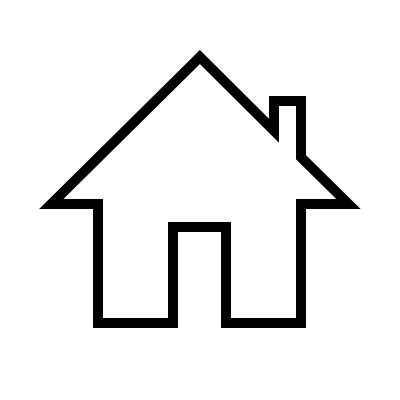
#> input picture assets/images/House.png, 400 x 400 px
$ python hospitals.py
#> lines starting #> are read from the running program, lines starting #| are printed output that depends on the picture
import random
from PIL import Image, ImageDraw, ImageFont
import time

images = []
best_images = []

class Space():

    def __init__(self, height, width, num_hospitals):
        """Create a new state space with given dimensions."""
        self.height = height
        self.width = width
        self.num_hospitals = num_hospitals
        self.houses = set()
        self.hospitals = set()

    def add_house(self, row, col):
        """Add a house at a particular location in state space."""
        self.houses.add((row, col))

    def available_spaces(self):
        """Returns all cells not currently used by a house or hospital."""

        # Consider all possible cells
        candidates = set(
            (row, col)
            for row in range(self.height)
            for col in range(self.width)
        )

        # Remove all houses and hospitals
        for house in self.houses:
            candidates.remove(house)
        for hospital in self.hospitals:
            candidates.remove(hospital)
        return candidates

    def hill_climb(self, maximum=None, image_prefix=None, log=False):
        """Performs hill-climbing to find a solution."""
        count = 0
        global images
        images=[]
        # Start by initializing hospitals randomly
        self.hospitals = set()
        for i in range(self.num_hospitals):
            self.hospitals.add(random.choice(list(self.available_spaces())))
        if log:
            print("Initial state: cost", self.get_cost(self.hospitals))
        if image_prefix:
            self.output_image(f"{image_prefix}{str(count).zfill(3)}.png")

        # Continue until we reach maximum number of iterations
        while maximum is None or count < maximum:
            count += 1
            best_neighbors = []
            best_neighbor_cost = None

            # Consider all hospitals to move
            for hospital in self.hospitals:

                # Consider all neighbors for that hospital
                for replacement in self.get_neighbors(*hospital):

                    # Generate a neighboring set of hospitals
                    neighbor = self.hospitals.copy()
                    neighbor.remove(hospital)
                    neighbor.add(replacement)

                    # Check if neighbor is best so far
                    cost = self.get_cost(neighbor)
                    if best_neighbor_cost is None or cost < best_neighbor_cost:
                        best_neighbor_cost = cost
                        best_neighbors = [neighbor]
                    elif best_neighbor_cost == cost:
                        best_neighbors.append(neighbor)

            # None of the neighbors are better than the current state
            if best_neighbor_cost >= self.get_cost(self.hospitals):
                return self.hospitals

            # Move to a highest-valued neighbor
            else:
                if log:
                    print(f"Found better neighbor: cost {best_neighbor_cost}")
                self.hospitals = random.choice(best_neighbors)

            # Generate image
            if image_prefix:
                img = self.output_image(f"{image_prefix}{str(count).zfill(3)}.png")
                images.append(img)

    def random_restart(self, maximum, image_prefix=None, log=False):
        """Repeats hill-climbing multiple times."""
        best_hospitals = None
        best_cost = None
        global best_images
        # Repeat hill-climbing a fixed number of times
        for i in range(maximum):
            hospitals = self.hill_climb(image_prefix="hospitals", log=True)
            cost = self.get_cost(hospitals)
            if best_cost is None or cost < best_cost:
                best_cost = cost
                best_hospitals = hospitals
                best_images = images
                if log:
                    print(f"{i}: Found new best state: cost {cost}")
            else:
                if log:
                    print(f"{i}: Found state: cost {cost}")

            if image_prefix:
                self.output_image(f"{image_prefix}{str(i).zfill(3)}.png")

        return best_hospitals

    def get_cost(self, hospitals):
        """Calculates sum of distances from houses to nearest hospital."""
        cost = 0
        # [5 lines of commented-out code are left out]
        for house in self.houses:
            costs = []
            for hospital in hospitals:
                distance = abs(house[0] - hospital[0]) + abs(house[1] - hospital[1])
                costs.append(distance)
            cost += min(costs)
        land_cost = 0
        for i in range(2):
            if hospital[i] > 3 or hospital[i] < 7:
                land_cost += 20
        cost += land_cost
        return cost

    def get_neighbors(self, row, col):
        """Returns neighbors not already containing a house or hospital."""
        candidates = [
            (row - 1, col),
            (row + 1, col),
            (row, col - 1),
            (row, col + 1)
        ]
        neighbors = []
        for r, c in candidates:
            if (r, c) in self.houses or (r, c) in self.hospitals:
                continue
            if 0 <= r < self.height and 0 <= c < self.width:
                neighbors.append((r, c))
        return neighbors

    def output_image(self, filename):
        """Generates image with all houses and hospitals."""
        cell_size = 100
        cell_border = 2
        cost_size = 40
        padding = 10

        # Create a blank canvas
        img = Image.new(
            "RGBA",
            (self.width * cell_size,
             self.height * cell_size + cost_size + padding * 2),
            "white"
        )
        house = Image.open("assets/images/House.png").resize(
            (cell_size, cell_size)
        )
        hospital = Image.open("assets/images/fire-station.png").resize(
            (cell_size, cell_size)
        )
        font = ImageFont.truetype("assets/fonts/OpenSans-Regular.ttf", 30)
        draw = ImageDraw.Draw(img)

        for i in range(self.height):
            for j in range(self.width):

                # Draw cell
                rect = [
                    (j * cell_size + cell_border,
                     i * cell_size + cell_border),
                    ((j + 1) * cell_size - cell_border,
                     (i + 1) * cell_size - cell_border)
                ]
                if i < 3 or i > 5:
                    draw.rectangle(rect, fill="cyan")
                    if j < 3 or j > 5:
                        draw.rectangle(rect, fill="cyan")
                    else:
                        draw.rectangle(rect, fill="orange")
                else:
                    draw.rectangle(rect, fill="orange")

                if (j >= 3 and j <= 5) and (i >=3 and i <=5):
                    draw.rectangle(rect, fill="red")

                if (i, j) in self.houses:
                    img.paste(house, rect[0], house)
                if (i, j) in self.hospitals:
                    img.paste(hospital, rect[0], hospital)

        # Add cost
        draw.rectangle(
            (0, self.height * cell_size, self.width * cell_size,
             self.height * cell_size + cost_size + padding * 2),
            "black"
        )
        draw.text(
            (padding, self.height * cell_size + padding),
            f"Cost: {self.get_cost(self.hospitals)}",
            fill="white",
            font=font
        )
        img.save(filename)
        return img


# Create a new space and add houses randomly
s = Space(height=9, width=9, num_hospitals=3)
for i in range(15):
    s.add_house(random.randrange(s.height), random.randrange(s.width))

# Use local search to determine hospital placement
hospitals = s.random_restart(5)
#> in output_image, `img = Image.new( "RGBA", (self.width * cell_size, self.height * cell_s..`: img: PIL image 900x960 RGBA; every value is 255
#> in output_image, `house = Image.open("assets/images/House.png").resize( (cell_size, cell..`:
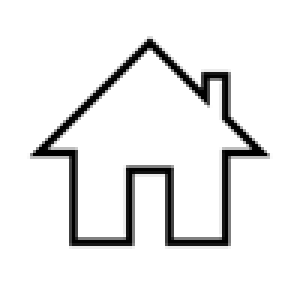
#> house: PIL image 100x100 RGBA (shown 3 times larger); mean R, G, B, A 57.5, 57.5, 57.5, 76.9; transparent parts drawn white
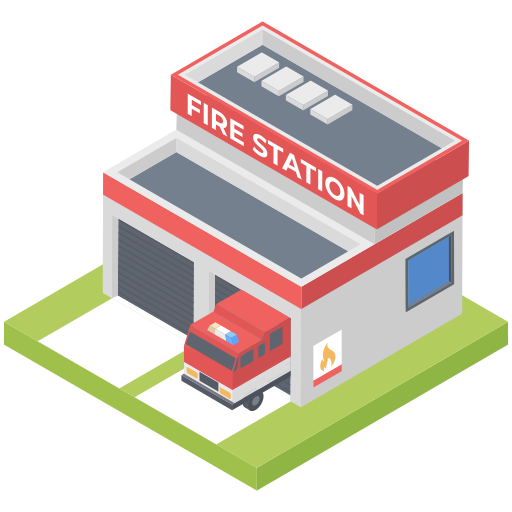
#> input picture assets/images/fire-station.png, 512 x 512 px
#> in output_image, `hospital = Image.open("assets/images/fire-station.png").resize( (cell_..`:
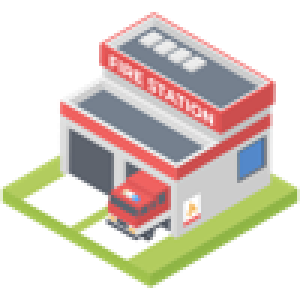
#> hospital: PIL image 100x100 RGBA (shown 3 times larger); mean R, G, B, A 101.7, 92.4, 82, 133.1; transparent parts drawn white
#> after the loop in output_image, `for i in range(self.height):`:
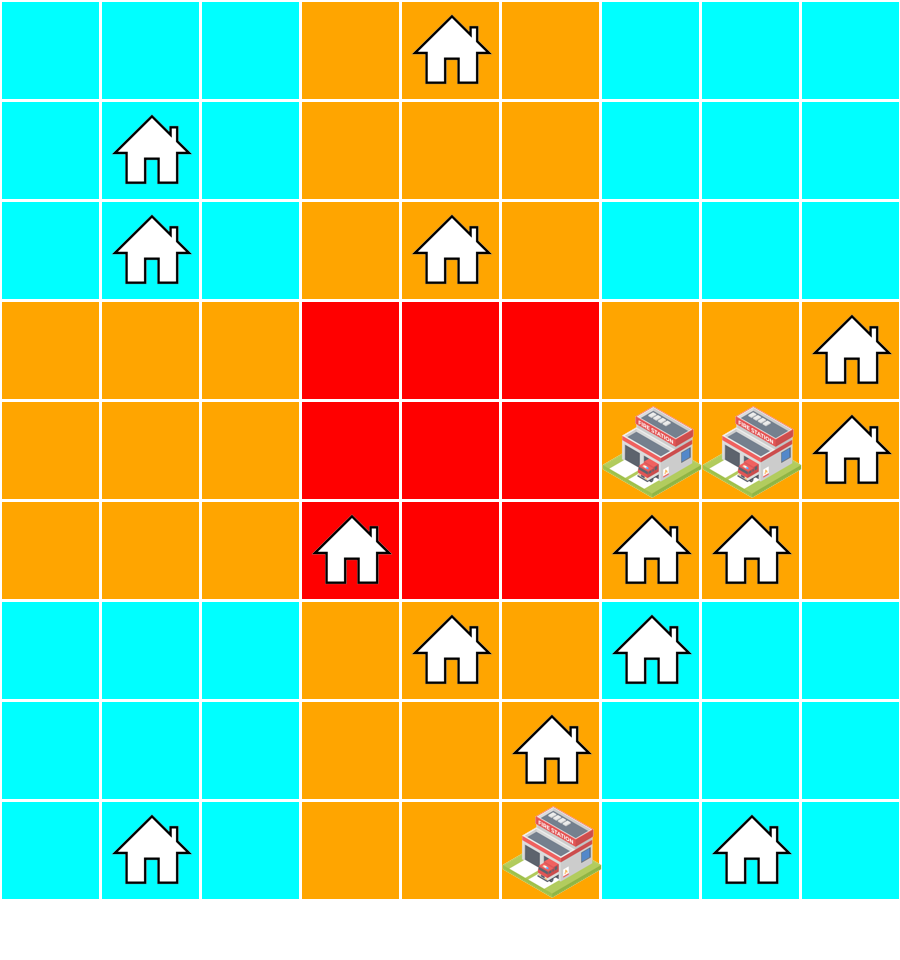
#> img: PIL image 900x960 RGBA; mean R, G, B, A 155.1, 195.1, 137.7, 254.7; transparent parts drawn white
#> in output_image, `img.save(filename)`:
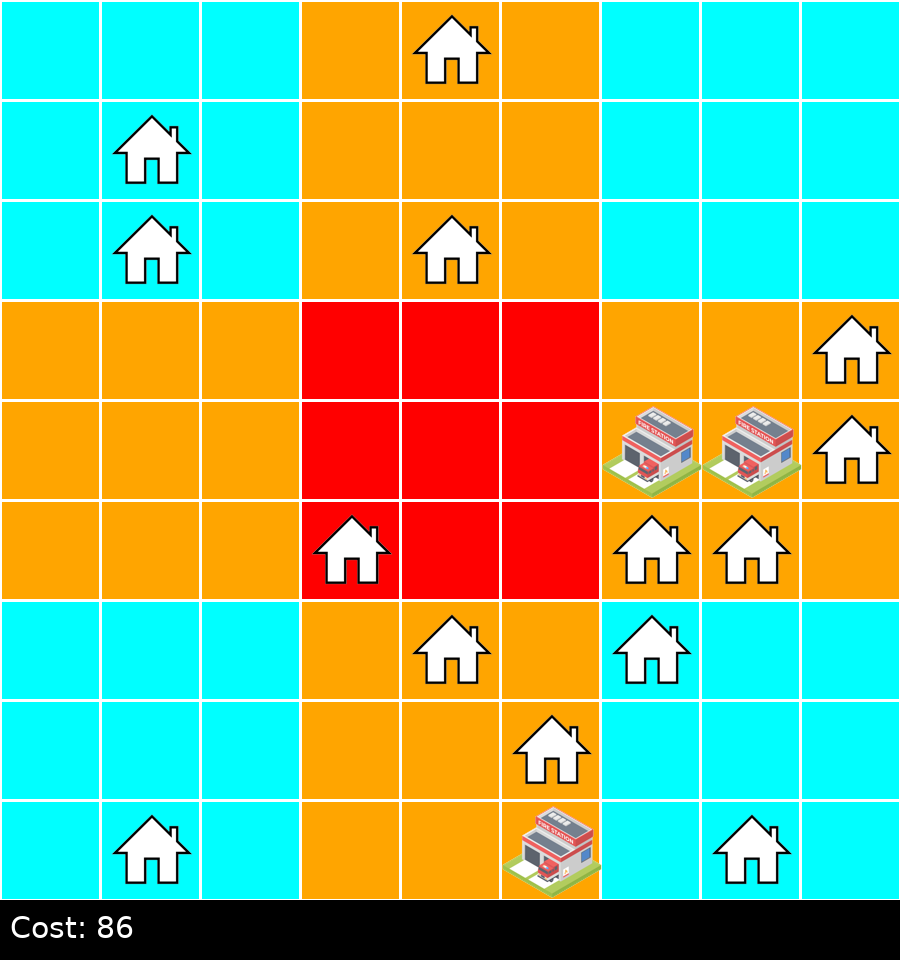
#> saved as hospitals000.png: PIL image 900x960 RGBA; mean R, G, B, A 139.4, 179.4, 122, 254.7; transparent parts drawn white
#> the loop in hill_climb, `for hospital in self.hospitals:` made 3 passes
#> hospital on passes 1 to 3: (4, 6), (4, 7), (8, 5)
#> after the loop in hill_climb, `for hospital in self.hospitals:`: best_neighbor_cost = 83; best_neighbors = 1 item
#| Found better neighbor: cost 83
#> in hill_climb, `self.hospitals = random.choice(best_neighbors)`: self.hospitals = 3 items
#> call 2 of output_image, with filename = 'hospitals001.png'
#> in output_image (call 2), `img.save(filename)`:
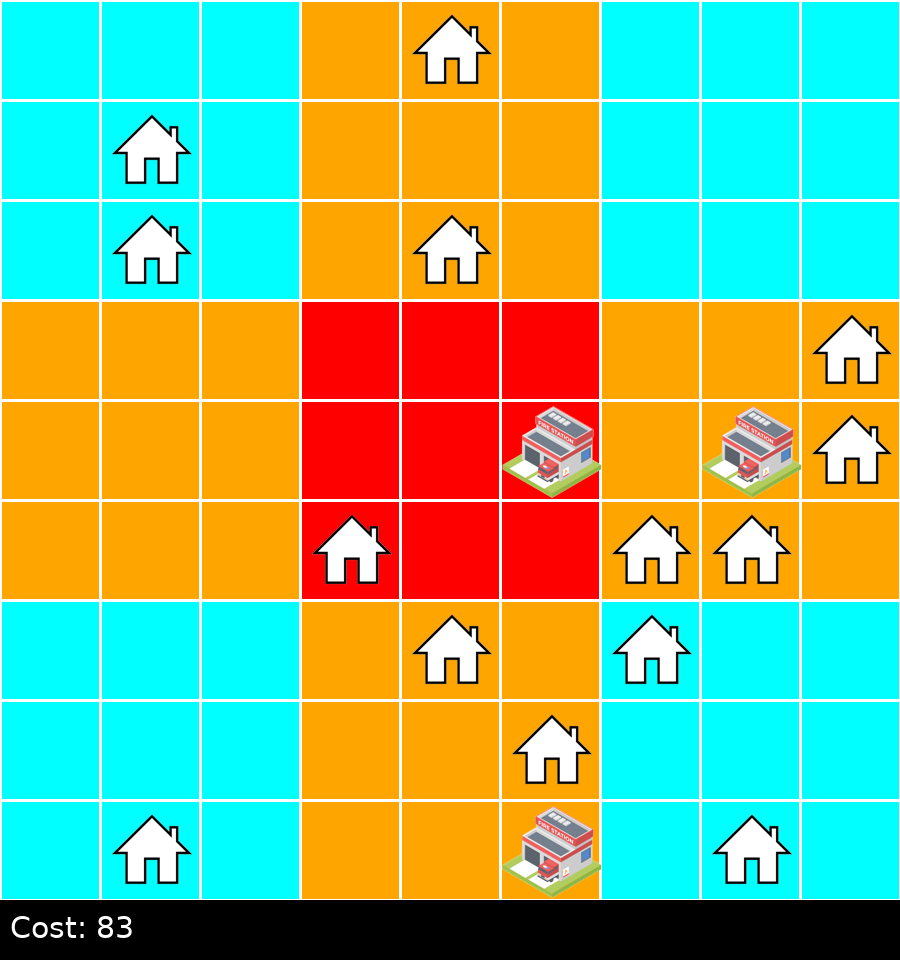
#> saved as hospitals001.png: PIL image 900x960 RGBA; mean R, G, B, A 139.4, 180.4, 122, 254.7; transparent parts drawn white
#> in random_restart, `cost = self.get_cost(hospitals)`: cost = 71
#> in random_restart, `best_hospitals = hospitals`: best_hospitals = 3 items
#> hospitals = 3 items


best_images[0].save('animation.gif',save_all=True,append_images=best_images[1:],duration=100,loop=0)
